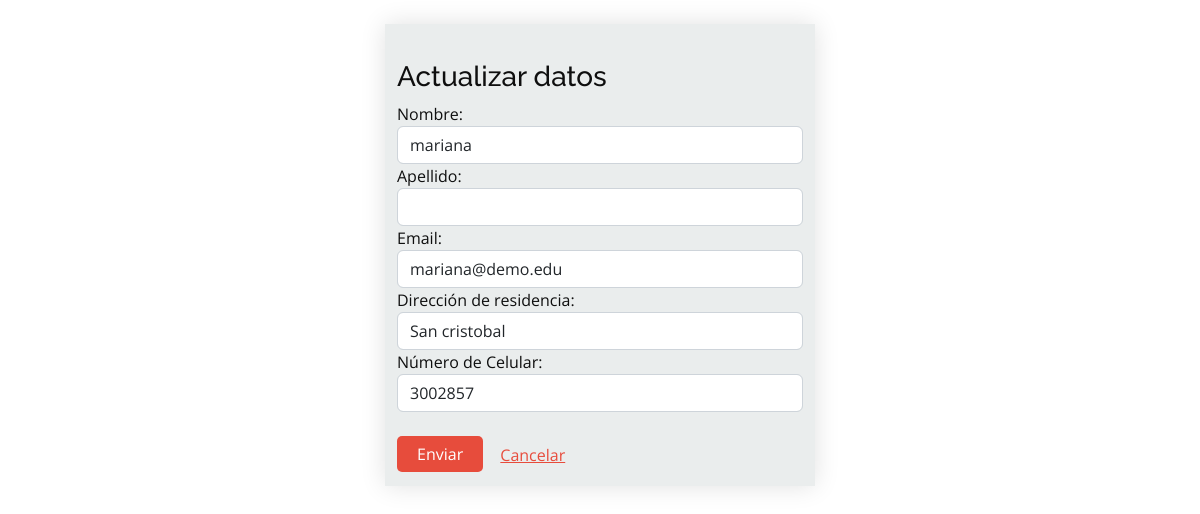
The app's page /actualizarU/5 (signed in), older data.
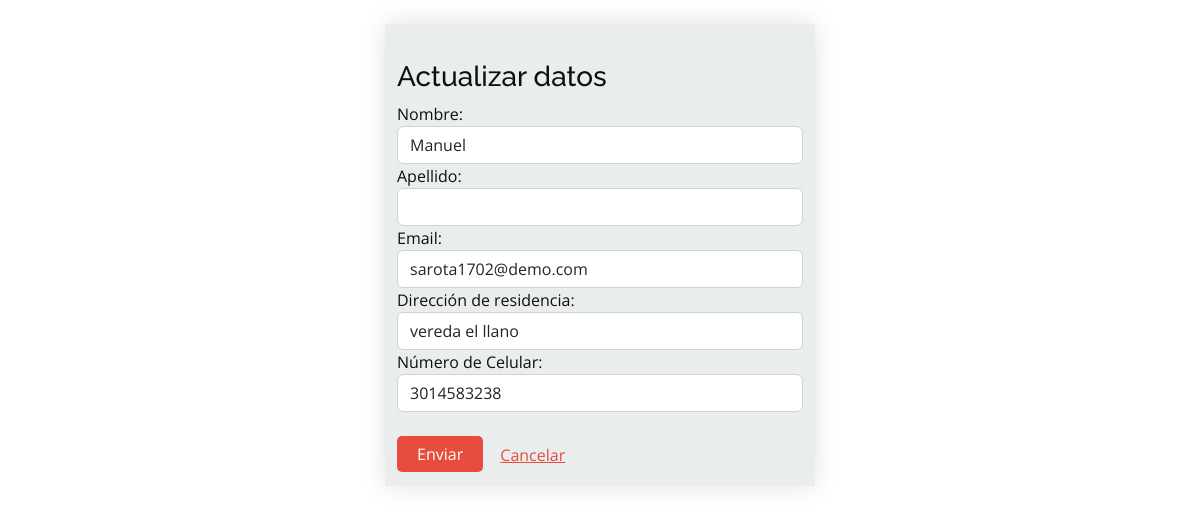
The same page, newer data.
### servigou/models.py (models this page shows, shortened)
class User(AbstractUser):
    documento = models.IntegerField(unique=True, null=True, blank=False)
    celular = models.IntegerField(null=True, blank=False)
    direccion = models.CharField(max_length=20, null=True, blank=False)

### servigou/views.py (the view)
# urls.py: path('actualizarU/<int:id>', views.actualizarU, name='actualizarU'),
@login_required(login_url="login")
def actualizarU(request, id):
    usuario = User.objects.get(id=id)
    if request.method == "POST":
        formUpdate = UserForm2(request.POST, instance=usuario)
        if formUpdate.is_valid():
            formUpdate.save()
            return redirect('home')
        else:
            print(formUpdate.errors)
    else:
        form = UserForm2(instance=usuario)
    context = {"form": form}
    return render(request, "Usuario/actualizarU.html", context)

### templates/Usuario/actualizarU.html (shortened to what this page needs)
{% extends 'layout/base_form.html' %}
 {% load static %}
 {% block contenido %}
<div class="container_reg" style="width: 430px">
  <form method="POST" action="">
    <br/>
    <h3>Actualizar datos</h3>
    {% csrf_token %} {{form.as_table}}
    <br />
    <button  type="submit" class="boton">
      Enviar
    </button>
    <a id="boton1" href="{% url 'home' %}" class="btn btn-link" >Cancelar </a><br />
  </form>
</div>
{% endblock %}

Row changes from the older to the newer data that the page shows:
changed User: first_name "mariana" → "Manuel"; email "mariana@demo.edu" → "sarota1702@demo.com"; direccion "San cristobal" → "vereda el llano"; celular "3002857" → "3014583238"
